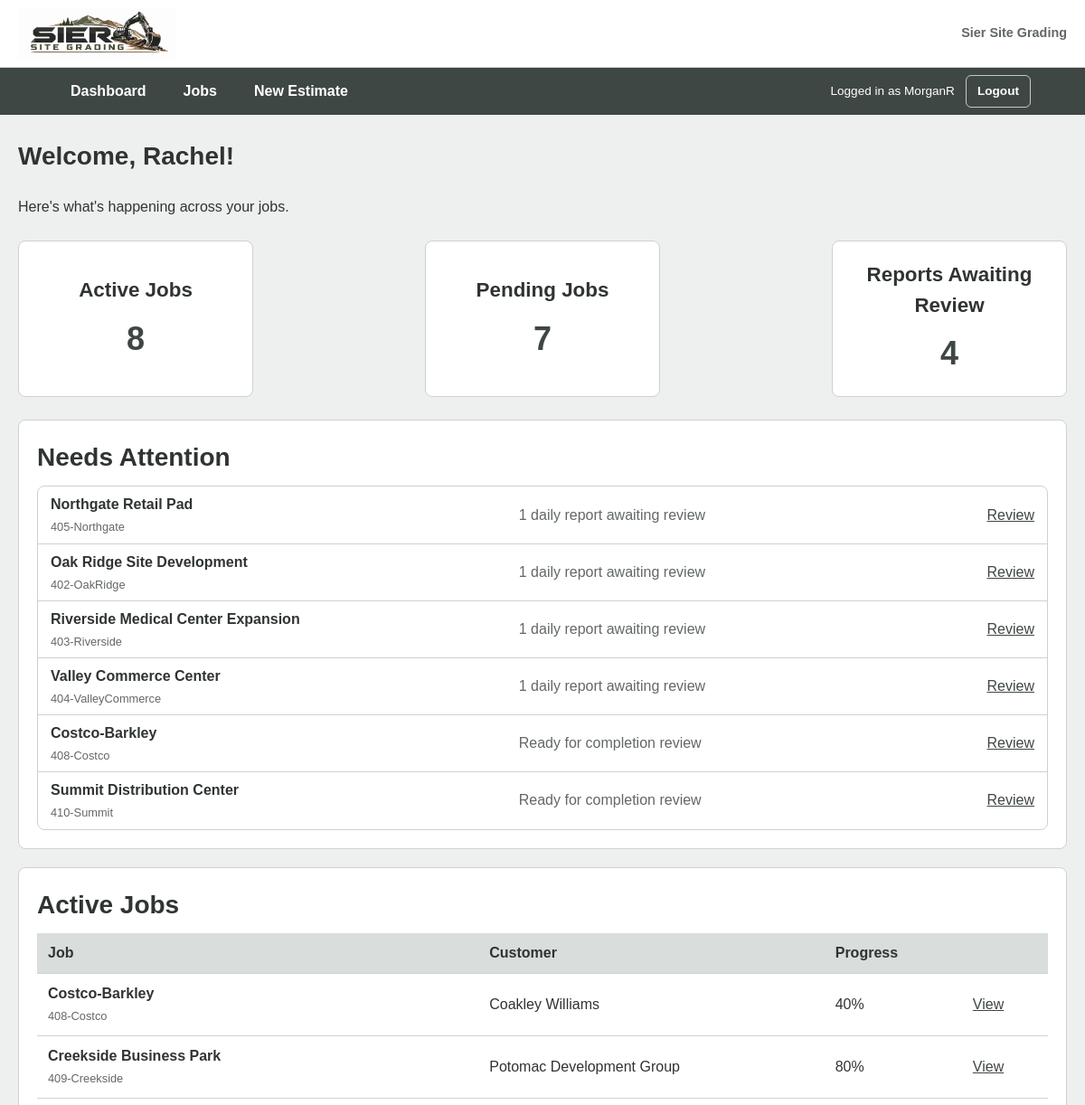
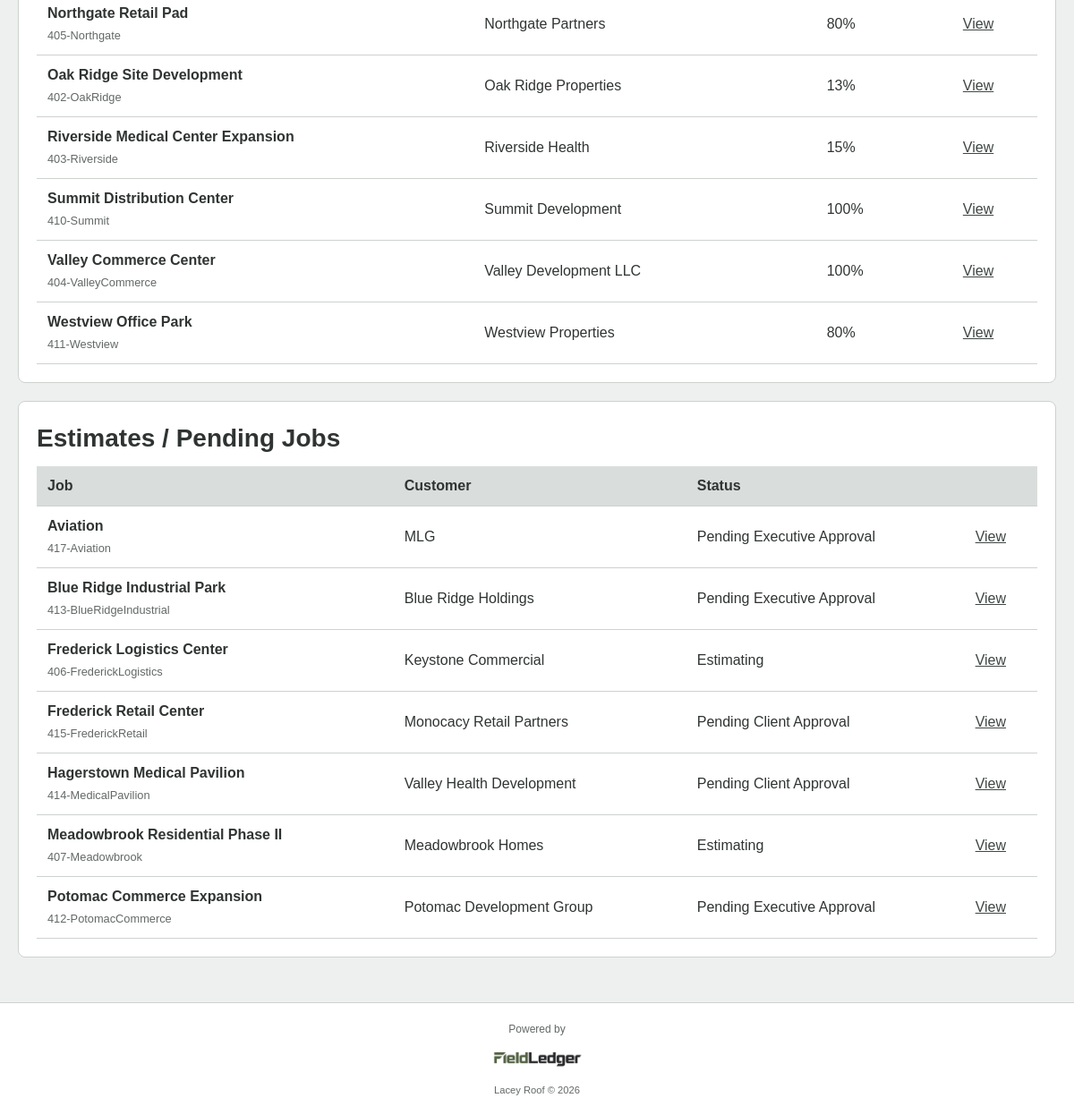
The page /Fieldledger/Views/dashboard.php (signed in) on the database its author committed (2 pictures, top to bottom).
### tables this page shows
CREATE TABLE `users` (
  `user_id` varchar(50) NOT NULL COMMENT 'Login - lastname&first inital',
  `employee_id` int(11) DEFAULT NULL,
  `first_name` varchar(50) NOT NULL,
  `last_name` varchar(50) NOT NULL,
  `email` varchar(100) NOT NULL,
  `password_hash` varchar(255) NOT NULL,
  `role` varchar(30) NOT NULL COMMENT 'Foreman, Estimator, Admin, Executive',
  `created_at` timestamp NOT NULL DEFAULT current_timestamp()
);

CREATE TABLE `jobs` (
  `job_id` int(11) NOT NULL,
  `job_number` varchar(25) DEFAULT NULL,
  `job_name` varchar(100) NOT NULL,
  `customer_name` varchar(100) NOT NULL,
  `address` varchar(150) DEFAULT NULL,
  `city` varchar(75) DEFAULT NULL,
  `state` char(2) DEFAULT NULL,
  `zip_code` varchar(10) DEFAULT NULL,
  `scope_description` text DEFAULT NULL,
  `status` varchar(25) NOT NULL DEFAULT 'Estimating',
  `completed_date` date DEFAULT NULL,
  `contract_value` decimal(12,2) DEFAULT NULL
);

### Fieldledger/Assets/job_metrics.php (called while the page is built, shortened)
<?php
if ($estimate) {
    $progress_sql = "
        SELECT
            jt.task_id,
            jt.estimated_production_qty,
            COALESCE(SUM(dte.production_qty), 0) AS actual_production_qty
        FROM job_tasks jt
        LEFT JOIN daily_task_entries dte
            ON jt.task_id = dte.task_id
        WHERE jt.estimate_id = ?
        GROUP BY jt.task_id, jt.estimated_production_qty
    ";
    $progress_stmt = $conn->prepare($progress_sql);
    $progress_stmt->bind_param("i", $estimate['estimate_id']);
    $progress_stmt->execute();
    $progress_result = $progress_stmt->get_result();
    $total_progress = 0;
    $task_count = 0;
    while ($progress = $progress_result->fetch_assoc()) {
        if ($progress['estimated_production_qty'] > 0) {
            $task_progress =
                ($progress['actual_production_qty'] /
                $progress['estimated_production_qty']) * 100;
            if ($task_progress > 100) {
                $task_progress = 100;
            }
            $total_progress += $task_progress;
            $task_count++;
        }
    }
    if ($task_count > 0) {
        $project_progress = $total_progress / $task_count;
    }
}
?>

### Fieldledger/Views/dashboard.php (the view, shortened to what this page needs)
<?php
require_once '../Config/database.php';
$current_user_id = $_SESSION['user_id'];
$stmt = $conn->prepare("SELECT first_name FROM users WHERE user_id = ?");
$stmt->bind_param("s", $current_user_id);
$stmt->execute();
$current_user = $stmt->get_result()->fetch_assoc();
$first_name = $current_user['first_name'] ?? $current_user_id;
$active_jobs = $conn->query("SELECT COUNT(*) AS total FROM jobs WHERE status='Active'")->fetch_assoc()['total'];
$pending_jobs_count = $conn->query("
    SELECT COUNT(DISTINCT j.job_id) AS total
    FROM jobs j
    LEFT JOIN estimates e ON e.estimate_id=(
        SELECT e2.estimate_id
        FROM estimates e2
        WHERE e2.job_id=j.job_id
        ORDER BY e2.estimate_id DESC LIMIT 1
    )
    WHERE j.status IN ('Estimating','Pending Client Approval')
       OR e.approval_status='Pending Executive'
")->fetch_assoc()['total'];
$submitted_reports = $conn->query("SELECT COUNT(*) AS total FROM daily_reports WHERE status='Submitted'")->fetch_assoc()['total'];
$report_jobs = $conn->query("
    SELECT j.job_id,j.job_number,j.job_name,COUNT(dr.report_id) AS report_count
    FROM jobs j
    JOIN daily_reports dr ON j.job_id=dr.job_id
    WHERE j.status='Active' AND dr.status='Submitted'
    GROUP BY j.job_id,j.job_number,j.job_name
    ORDER BY j.job_name
");
$completion_jobs = $conn->query("
    SELECT j.job_id,j.job_number,j.job_name
    FROM jobs j
    JOIN estimates e ON e.estimate_id=(
        SELECT e2.estimate_id FROM estimates e2
        WHERE e2.job_id=j.job_id
        ORDER BY e2.estimate_id DESC LIMIT 1
    )
    WHERE j.status='Active'
    AND NOT EXISTS (
        SELECT 1 FROM daily_reports dr
        WHERE dr.job_id=j.job_id AND dr.status='Submitted'
    )
    AND EXISTS (
        SELECT 1 FROM job_tasks jt
        WHERE jt.estimate_id=e.estimate_id
    )
    AND NOT EXISTS (
        SELECT 1 FROM job_tasks jt
        WHERE jt.estimate_id=e.estimate_id
        AND NOT EXISTS (
            SELECT 1 FROM daily_task_entries dte
            JOIN daily_reports dr ON dte.report_id=dr.report_id
            WHERE dte.task_id=jt.task_id AND dr.job_id=j.job_id
        )
    )
    ORDER BY j.job_name
");
$jobs = $conn->query("
    SELECT job_id,job_number,job_name,customer_name
    FROM jobs
    WHERE status='Active'
    ORDER BY job_name
");
$pending_jobs = $conn->query("
    SELECT j.job_id,j.job_number,j.job_name,j.customer_name,j.status,e.approval_status
    FROM jobs j
    LEFT JOIN estimates e ON e.estimate_id=(
        SELECT e2.estimate_id
        FROM estimates e2
        WHERE e2.job_id=j.job_id
        ORDER BY e2.estimate_id DESC LIMIT 1
    )
    WHERE j.status IN ('Estimating','Pending Client Approval')
       OR e.approval_status='Pending Executive'
    ORDER BY j.job_name
");
?>
<!DOCTYPE html>
<html lang="en">
<head>
    <link rel="stylesheet" href="../Assets/styles.css">
</head>
<body>
<?php require_once '../Assets/header.php'; ?>
<main>
    <h2>Welcome, <?php echo htmlspecialchars($first_name); ?>!</h2>
    <p>Here's what's happening across your jobs.</p>
    <section class="dashboard-cards">
        <div class="card">
            <h3>Active Jobs</h3>
            <p class="number"><?php echo $active_jobs; ?></p>
        </div>
        <div class="card">
            <h3>Pending Jobs</h3>
            <p class="number"><?php echo $pending_jobs_count; ?></p>
        </div>
        <div class="card">
            <h3>Reports Awaiting Review</h3>
            <p class="number"><?php echo $submitted_reports; ?></p>
        </div>
    </section>
    <section class="dashboard-content">
<div class="panel">
    <h2>Needs Attention</h2>
    <?php if ($report_jobs->num_rows > 0 || $completion_jobs->num_rows > 0): ?>
        <div class="attention-list">
            <?php while ($job = $report_jobs->fetch_assoc()): ?>
                <div class="attention-item">
                    <div>
                        <strong><?php echo htmlspecialchars($job['job_name']); ?></strong>
                        <small><?php echo htmlspecialchars($job['job_number']); ?></small>
                    </div>
                    <span><?php echo $job['report_count']; ?> daily report<?php echo $job['report_count'] != 1 ? 's' : ''; ?> awaiting review</span>
                    <a href="job_view.php?job_id=<?php echo $job['job_id']; ?>" class="button-link">Review</a>
                </div>
            <?php endwhile; ?>
            <?php while ($job = $completion_jobs->fetch_assoc()): ?>
                <div class="attention-item">
                    <div>
                        <strong><?php echo htmlspecialchars($job['job_name']); ?></strong>
                        <small><?php echo htmlspecialchars($job['job_number']); ?></small>
                    </div>
                    <span>Ready for completion review</span>
                    <a href="admin.php" class="button-link">Review</a>
                </div>
            <?php endwhile; ?>
        </div>
    <?php else: ?>
        <p>No jobs currently need attention.</p>
    <?php endif; ?>
</div>
        <div class="panel">
            <h2>Active Jobs</h2>
            <div class="admin-table-wrapper">
                <table>
                    <thead>
                        <tr>
                            <th>Job</th>
                            <th>Customer</th>
                            <th>Progress</th>
                            <th></th>
                        </tr>
                    </thead>
                    <tbody>
                    <?php if ($jobs->num_rows > 0): ?>
                        <?php while ($job = $jobs->fetch_assoc()): ?>
                            <?php
                            $job_id = $job['job_id'];
                            $estimate_stmt = $conn->prepare("SELECT estimate_id FROM estimates WHERE job_id=? ORDER BY estimate_id DESC LIMIT 1");
                            $estimate_stmt->bind_param("i", $job_id);
                            $estimate_stmt->execute();
                            $estimate = $estimate_stmt->get_result()->fetch_assoc();
                            require '../Assets/job_metrics.php';
                            ?>
                            <tr>
                                <td><strong><?php echo htmlspecialchars($job['job_name']); ?></strong>
                                <br><small><?php echo htmlspecialchars($job['job_number']); ?></small></td>
                                <td><?php echo htmlspecialchars($job['customer_name']); ?></td>
                                <td><?php echo number_format($project_progress, 0); ?>%</td>
                                <td><a href="job_view.php?job_id=<?php echo $job_id; ?>" class="button-link">View</a></td>
                            </tr>
                        <?php endwhile; ?>
                    <?php else: ?>
                        <tr><td colspan="6">No active jobs.</td></tr>
                    <?php endif; ?>
                    </tbody>
                </table>
            </div>
        </div>
        <div class="panel">
            <h2>Estimates / Pending Jobs</h2>
            <div class="admin-table-wrapper">
                <table>
                    <thead>
                        <tr>
                            <th>Job</th>
                            <th>Customer</th>
                            <th>Status</th>
                            <th></th>
                        </tr>
                    </thead>
                    <tbody>
                    <?php if ($pending_jobs->num_rows > 0): ?>
                        <?php while ($job = $pending_jobs->fetch_assoc()): ?>
                            <tr>
                                <td><strong><?php echo htmlspecialchars($job['job_name']); ?></strong><br><small><?php echo htmlspecialchars($job['job_number']); ?></small></td>
                                <td><?php echo htmlspecialchars($job['customer_name']); ?></td>
                                <td>
                                    <?php
                                    if ($job['approval_status']==='Pending Executive') {
                                        echo 'Pending Executive Approval';
                                    } elseif ($job['status']==='Pending Client Approval') {
                                        echo 'Pending Client Approval';
                                    } else {
                                        echo htmlspecialchars($job['status']);
                                    }
                                    ?>
                                    </td>
                                <td><a href="job_view.php?job_id=<?php echo $job['job_id']; ?>" class="button-link">View</a></td>
                            </tr>
                        <?php endwhile; ?>
                    <?php else: ?>
                        <tr><td colspan="4">No pending estimates.</td></tr>
                    <?php endif; ?>
                    </tbody>
                </table>
            </div>
        </div>
    </section>
</main>
<?php require_once '../Assets/footer.php'; ?>
</body>
</html>

### rows shown on the page
users: first_name "Rachel"
jobs: job_name "Northgate Retail Pad", job_number "405-Northgate", report_count "1", customer_name "Northgate Partners", project_progress "80"
jobs: job_name "Oak Ridge Site Development", job_number "402-OakRidge", report_count "1", customer_name "Oak Ridge Properties", project_progress "13"
jobs: job_name "Riverside Medical Center Expansion", job_number "403-Riverside", report_count "1", customer_name "Riverside Health", project_progress "15"
jobs: job_name "Valley Commerce Center", job_number "404-ValleyCommerce", report_count "1", customer_name "Valley Development LLC", project_progress "100"
jobs: job_name "Costco-Barkley", job_number "408-Costco", customer_name "Coakley Williams", project_progress "40"
jobs: job_name "Summit Distribution Center", job_number "410-Summit", customer_name "Summit Development", project_progress "100"
jobs: job_name "Creekside Business Park", job_number "409-Creekside", customer_name "Potomac Development Group", project_progress "80"
jobs: job_name "Westview Office Park", job_number "411-Westview", customer_name "Westview Properties", project_progress "80"

### other values the page prints
$_SESSION['user_id'] "MorganR"
$active_jobs "8"
$pending_jobs_count "7"
$submitted_reports "4"
$job['job_name'] "Aviation"
$job['job_number'] "417-Aviation"
$job['customer_name'] "MLG"
$job['job_name'] "Blue Ridge Industrial Park"
$job['job_number'] "413-BlueRidgeIndustrial"
$job['customer_name'] "Blue Ridge Holdings"
$job['job_name'] "Frederick Logistics Center"
$job['job_number'] "406-FrederickLogistics"
$job['customer_name'] "Keystone Commercial"
$job['status'] "Estimating"
$job['job_name'] "Frederick Retail Center"
